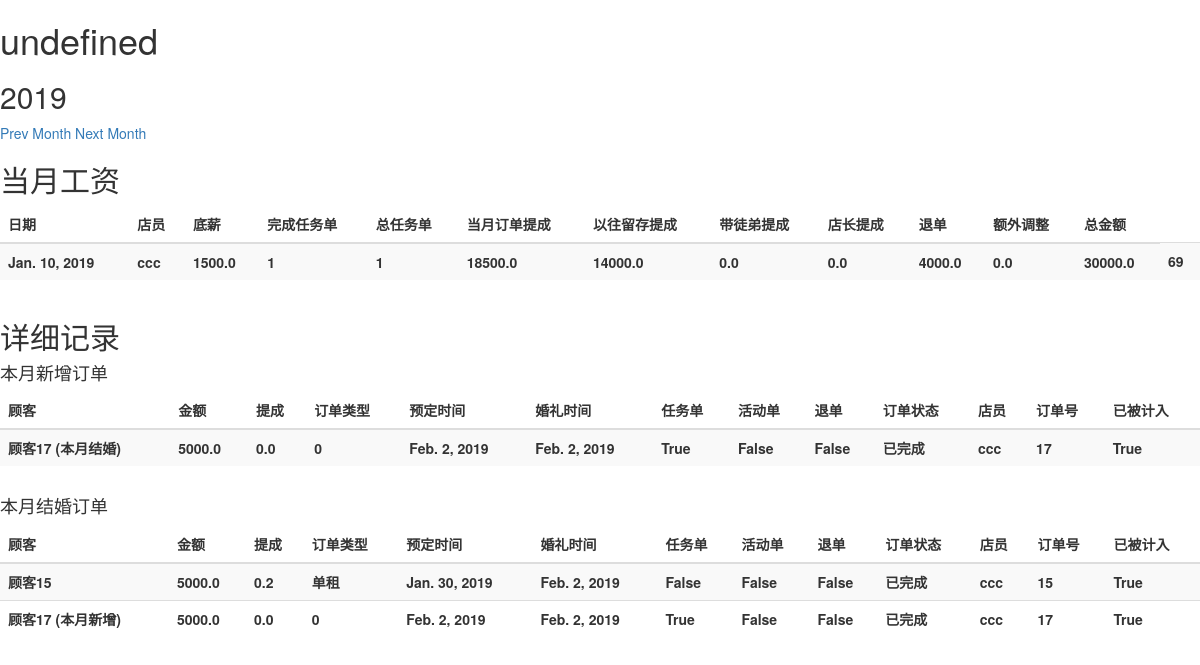
Screenshot of /calculate/69/ with the database file from the repository.
### wage/models.py (models this page shows, shortened)
class Monthlymoney(models.Model):
    month = models.DateField(verbose_name='日期') # 考虑年份
    whose_salary = models.ForeignKey('Employee',on_delete=models.CASCADE, verbose_name='店员')
    task_finished = models.IntegerField(default=0, verbose_name='已完成任务单')
    base_salary = models.FloatField(default=0, verbose_name='底薪')
    commission_current = models.FloatField(default=0, verbose_name='当月订单提成')
    commission_before = models.FloatField(default=0, verbose_name='以往留存提成')
    commission_passive = models.FloatField(default=0, verbose_name='带徒弟提成')
    commission_shop_manager = models.FloatField(default=0, verbose_name='店长提成')
    commission_minus = models.FloatField(default=0, verbose_name='退单')
    other_salary = models.FloatField(default=0, verbose_name='额外调整')
    total_salary = models.FloatField(default=0, verbose_name='总金额')
    class Meta:
        verbose_name = '月薪'
        verbose_name_plural = '月薪'

class Employee(models.Model):
    name = models.CharField(max_length=100, verbose_name='店员')
    base_pay = models.FloatField(verbose_name='底薪')
    commission_rate = models.CharField(max_length=100, verbose_name='提点') # 五种类型，逗号分隔 ex：0.1,0.15,0.2,0.25,0.3
    task_quantity = models.IntegerField(verbose_name='任务单量')
    superior_income_rate = models.TextField(verbose_name='徒弟提点') # 徒弟的，金额:提点, ex: 0:0.05,1000:0.1,2500:0.2
    teacher = models.ForeignKey('self', on_delete=models.DO_NOTHING, null=True, blank=True, related_name='students', verbose_name='师父')
    shop_manager = models.BooleanField(default=False, verbose_name='店长')
    on_job = models.BooleanField(default=True, verbose_name='在职')
    calculate_finished = models.BooleanField(default=False, verbose_name='计算完毕')
    def __str__(self):
        return self.name
    class Meta:
        verbose_name = '员工'
        verbose_name_plural = '员工'

class Order(models.Model):
    ORDER_TYPE = (
        (1, '单租'),
        (2, '定制'),
        (3, '大牌'),
        (4, '璀璨'),
        (5, '升级'),
    )
    ORDER_STATUS = (
        (0, '不处理'),
        (1, '已付定金'),
        (2, '已付尾款'),
        (3, '已完成'),
        (4, '已退款'),
    )
    client_name = models.CharField(max_length=100, verbose_name='顾客')
    tel = models.IntegerField(null=True, blank=True, verbose_name='电话')
    money = models.FloatField(verbose_name='金额')
    commission_rate = models.FloatField(default=0, verbose_name='提成')
    type = models.IntegerField(choices=ORDER_TYPE, verbose_name='订单类型')
    order_time = models.DateField(verbose_name='预定时间')
    wedding_time = models.DateField(verbose_name='婚礼时间')
    is_task_order = models.BooleanField(default=False, verbose_name='任务单')
    is_discount_order = models.BooleanField(default=False, verbose_name='活动单')
    is_chargeback = models.BooleanField(default=False, verbose_name='退单')
    status = models.IntegerField(choices=ORDER_STATUS, verbose_name='订单状态')
    whose_order = models.ForeignKey('Employee', on_delete=models.CASCADE, verbose_name='店员')
    order_number = models.CharField(max_length=20, unique=True, verbose_name='订单号')
    calculated = models.BooleanField(default=False, verbose_name='已被计入当月提成')
    change_date = models.DateField(verbose_name='状态改变时间', blank=True, null=True)
    class Meta:
        verbose_name = '订单'
        verbose_name_plural = '订单'

### wage/views.py (the view)
# urls.py: path(r'calculate/<int:onemoney_id>/', views.detail, name='detail'),
def detail(request, onemoney_id):
    getdate(request)
    onemoney = get_object_or_404(Monthlymoney, pk=onemoney_id)
    ordersnew = Order.objects.filter(order_time__month = month, order_time__year = year, whose_order=onemoney.whose_salary)
    orderswed = Order.objects.filter(wedding_time__month=month, wedding_time__year=year, whose_order=onemoney.whose_salary)
    return render(request, 'wage/detail.html', {'onemoney': onemoney, 'ordersnew':ordersnew, 'orderswed':orderswed, 'month':month, 'year':year})

### wage/views.py (called while the page is built)
def getdate(request):
    global month, year
    month_input = request.GET.get('my_month')
    year_input = request.GET.get('my_year')
    if month_input and year_input:
        print('month_input',month_input,'year_input',year_input)
        month = int(month_input) + 1
        year = int(year_input)

### wage/templates/wage/detail.html (shortened to what this page needs)
{% extends 'wage/base.html' %}
{% block body %}
<h2>当月工资</h2>
<div class="table-responsive">
    <table class="table table-striped">
        <thead>
            <tr>
                <th>日期</th>
                <th>店员</th>
                <th>底薪</th>
                <th>完成任务单</th>
                <th>总任务单</th>
                <th>当月订单提成</th>
                <th>以往留存提成</th>
                <th>带徒弟提成</th>
                <th>店长提成</th>
                <th>退单</th>
                <th>额外调整</th>
                <th>总金额</th>
            </tr>
        </thead>
        <tbody>
            <tr>
                <th>{{ onemoney.month }}</th>
                <th>{{ onemoney.whose_salary }}</th>
                <th>{{ onemoney.base_salary }}</th>
                <th>{{ onemoney.task_finished }}</th>
                <th>{{ onemoney.whose_salary.task_quantity }}</th>
                <th>{{ onemoney.commission_current|floatformat:1 }}</th>
                <th>{{ onemoney.commission_before|floatformat:1 }}</th>
                <th>{{ onemoney.commission_passive|floatformat:1 }}</th>
                <th>{{ onemoney.commission_shop_manager|floatformat:1 }}</th>
                <th>{{ onemoney.commission_minus|floatformat:1 }}</th>
                <th>{{ onemoney.other_salary|floatformat:1 }}</th>
                <th>{{ onemoney.total_salary|floatformat:1 }}</th>
                <th>{{ onemoney.pk }}</th>
            </tr>
        </tbody>
    </table>
</div>
<h2>详细记录</h2>
<h4>本月新增订单</h4>
<div class="table-responsive">
    <table class="table table-striped">
        <thead>
            <tr>
                <th>顾客</th>
                <th>金额</th>
                <th>提成</th>
                <th>订单类型</th>
                <th>预定时间</th>
                <th>婚礼时间</th>
                <th>任务单</th>
                <th>活动单</th>
                <th>退单</th>
                <th>订单状态</th>
                <th>店员</th>
                <th>订单号</th>
                <th>已被计入</th>
            </tr>
        </thead>
        <tbody>
        {% for order in ordersnew %}
            <tr>
                <th>{{ order.client_name }}{% if order in orderswed %} (本月结婚){% endif %}</th>
                <th>{{ order.money }}</th>
                <th>{{ order.commission_rate }}</th>
                <th>{{ order.get_type_display }}</th>
                <th>{{ order.order_time }}</th>
                <th>{{ order.wedding_time }}</th>
                <th>{{ order.is_task_order }}</th>
                <th>{{ order.is_discount_order }}</th>
                <th>{{ order.is_chargeback }}</th>
                <th>{{ order.get_status_display }}</th>
                <th>{{ order.whose_order }}</th>
                <th>{{ order.order_number }}</th>
                <th>{{ order.calculated }}</th>
            </tr>
        {% endfor %}
        </tbody>
    </table>
</div>
<h4>本月结婚订单</h4>
<div class="table-responsive">
    <table class="table table-striped">
        <thead>
            <tr>
                <th>顾客</th>
                <th>金额</th>
                <th>提成</th>
                <th>订单类型</th>
                <th>预定时间</th>
                <th>婚礼时间</th>
                <th>任务单</th>
                <th>活动单</th>
                <th>退单</th>
                <th>订单状态</th>
                <th>店员</th>
                <th>订单号</th>
                <th>已被计入</th>
            </tr>
        </thead>
        <tbody>
        {% for order in orderswed %}
            <tr>
                <th>{{ order.client_name }}{% if order in ordersnew %} (本月新增){% endif %}</th>
                <th>{{ order.money }}</th>
                <th>{{ order.commission_rate }}</th>
                <th>{{ order.get_type_display }}</th>
                <th>{{ order.order_time }}</th>
                <th>{{ order.wedding_time }}</th>
                <th>{{ order.is_task_order }}</th>
                <th>{{ order.is_discount_order }}</th>
                <th>{{ order.is_chargeback }}</th>
                <th>{{ order.get_status_display }}</th>
                <th>{{ order.whose_order }}</th>
                <th>{{ order.order_number }}</th>
                <th>{{ order.calculated }}</th>
            </tr>
        {% endfor %}
        </tbody>
    </table>
</div>
{% endblock %}

### rows the page displays
Monthlymoney: month "Jan. 10, 2019", whose_salary "ccc", base_salary "1500.0", task_finished "1", whose_salary.task_quantity "1", commission_current "18500.0", commission_before "14000.0", commission_passive "0.0", commission_shop_manager "0.0", commission_minus "4000.0", other_salary "0.0", total_salary "30000.0", pk "69"
Order: client_name "顾客17", shows "(本月结婚)", money "5000.0", commission_rate "0.0", type "0", order_time "Feb. 2, 2019", wedding_time "Feb. 2, 2019", is_task_order "True", is_discount_order "False", is_chargeback "False", status "已完成", whose_order "ccc", order_number "17", calculated "True", shows "(本月新增)"
Order: client_name "顾客15", money "5000.0", commission_rate "0.2", type "单租", order_time "Jan. 30, 2019", wedding_time "Feb. 2, 2019", is_task_order "False", is_discount_order "False", is_chargeback "False", status "已完成", whose_order "ccc", order_number "15", calculated "True"

### other values shown
{{ year }} "2019"
